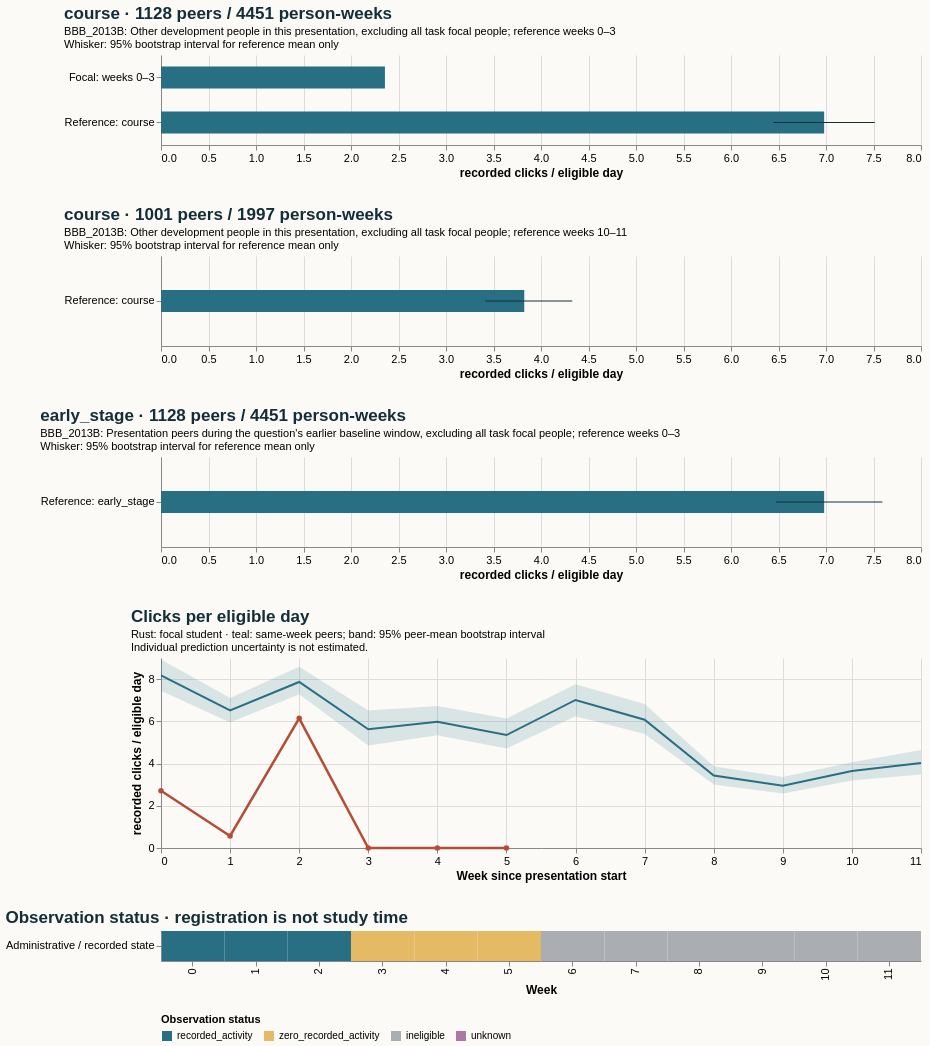

Express this chart as Vega-Lite.
### Vega-Lite specification from a JSON file in a GitHub repository (floating-point values rounded to 4 significant figures)
{"$schema": "https://vega.github.io/schema/vega-lite/v5.20.1.json", "config": {"axis": {"labelFontSize": 11, "titleFontSize": 12}, "background": "#fbfaf7", "font": "sans-serif", "title": {"anchor": "start", "color": "#142e38", "fontSize": 17, "subtitleFontSize": 11}, "view": {"continuousHeight": 300, "continuousWidth": 300, "stroke": null}}, "datasets": {"data-26f28dbb2c2264a96dff7de63656f67b": [{"hi": null, "lo": null, "series": "Focal: weeks 10–11", "value": null}, {"hi": 4.329, "lo": 3.413, "series": "Reference: course", "value": 3.824}], "data-2b522b1915cf081c4224f9e942f35c6b": [{"eligible_days": 7.0, "end_day": 6, "logging_completeness": "unknown", "observation_status": "recorded_activity", "row": "Administrative / recorded state", "score_status": "withheld_release_time_unknown", "start_day": 0, "value": 2.714, "week": 0}, {"eligible_days": 7.0, "end_day": 13, "logging_completeness": "unknown", "observation_status": "recorded_activity", "row": "Administrative / recorded state", "score_status": "withheld_release_time_unknown", "start_day": 7, "value": 0.5714, "week": 1}, {"eligible_days": 7.0, "end_day": 20, "logging_completeness": "unknown", "observation_status": "recorded_activity", "row": "Administrative / recorded state", "score_status": "withheld_release_time_unknown", "start_day": 14, "value": 6.143, "week": 2}, {"eligible_days": 7.0, "end_day": 27, "logging_completeness": "unknown", "observation_status": "zero_recorded_activity", "row": "Administrative / recorded state", "score_status": "withheld_release_time_unknown", "start_day": 21, "value": 0.0, "week": 3}, {"eligible_days": 7.0, "end_day": 34, "logging_completeness": "unknown", "observation_status": "zero_recorded_activity", "row": "Administrative / recorded state", "score_status": "withheld_release_time_unknown", "start_day": 28, "value": 0.0, "week": 4}, {"eligible_days": 3.0, "end_day": 41, "logging_completeness": "unknown", "observation_status": "zero_recorded_activity", "row": "Administrative / recorded state", "score_status": "withheld_release_time_unknown", "start_day": 35, "value": 0.0, "week": 5}, {"eligible_days": 0.0, "end_day": 48, "logging_completeness": "unknown", "observation_status": "ineligible", "row": "Administrative / recorded state", "score_status": "withheld_release_time_unknown", "start_day": 42, "value": null, "week": 6}, {"eligible_days": 0.0, "end_day": 55, "logging_completeness": "unknown", "observation_status": "ineligible", "row": "Administrative / recorded state", "score_status": "withheld_release_time_unknown", "start_day": 49, "value": null, "week": 7}, {"eligible_days": 0.0, "end_day": 62, "logging_completeness": "unknown", "observation_status": "ineligible", "row": "Administrative / recorded state", "score_status": "withheld_release_time_unknown", "start_day": 56, "value": null, "week": 8}, {"eligible_days": 0.0, "end_day": 69, "logging_completeness": "unknown", "observation_status": "ineligible", "row": "Administrative / recorded state", "score_status": "withheld_release_time_unknown", "start_day": 63, "value": null, "week": 9}, {"eligible_days": 0.0, "end_day": 76, "logging_completeness": "unknown", "observation_status": "ineligible", "row": "Administrative / recorded state", "score_status": "withheld_release_time_unknown", "start_day": 70, "value": null, "week": 10}, {"eligible_days": 0.0, "end_day": 83, "logging_completeness": "unknown", "observation_status": "ineligible", "row": "Administrative / recorded state", "score_status": "withheld_release_time_unknown", "start_day": 77, "value": null, "week": 11}], "data-4fadc8296e8b8443be69a2bcdce5f16e": [{"end_day": 6, "focal_value": 2.714, "peer_ci_high": 8.93, "peer_ci_low": 7.445, "peer_mean": 8.174, "peer_observations": 1127, "peer_people": 1127, "reference": "course", "unit": "recorded clicks / eligible day", "week": 0}, {"end_day": 13, "focal_value": 0.5714, "peer_ci_high": 7.11, "peer_ci_low": 5.948, "peer_mean": 6.521, "peer_observations": 1121, "peer_people": 1121, "reference": "course", "unit": "recorded clicks / eligible day", "week": 1}, {"end_day": 20, "focal_value": 6.143, "peer_ci_high": 8.584, "peer_ci_low": 7.28, "peer_mean": 7.865, "peer_observations": 1105, "peer_people": 1105, "reference": "course", "unit": "recorded clicks / eligible day", "week": 2}, {"end_day": 27, "focal_value": 0.0, "peer_ci_high": 6.516, "peer_ci_low": 4.853, "peer_mean": 5.625, "peer_observations": 1098, "peer_people": 1098, "reference": "course", "unit": "recorded clicks / eligible day", "week": 3}, {"end_day": 34, "focal_value": 0.0, "peer_ci_high": 6.727, "peer_ci_low": 5.34, "peer_mean": 5.982, "peer_observations": 1065, "peer_people": 1065, "reference": "course", "unit": "recorded clicks / eligible day", "week": 4}, {"end_day": 41, "focal_value": 0.0, "peer_ci_high": 6.136, "peer_ci_low": 4.709, "peer_mean": 5.35, "peer_observations": 1058, "peer_people": 1058, "reference": "course", "unit": "recorded clicks / eligible day", "week": 5}, {"end_day": 48, "focal_value": null, "peer_ci_high": 7.751, "peer_ci_low": 6.247, "peer_mean": 7.012, "peer_observations": 1050, "peer_people": 1050, "reference": "course", "unit": "recorded clicks / eligible day", "week": 6}, {"end_day": 55, "focal_value": null, "peer_ci_high": 6.818, "peer_ci_low": 5.399, "peer_mean": 6.076, "peer_observations": 1034, "peer_people": 1034, "reference": "course", "unit": "recorded clicks / eligible day", "week": 7}, {"end_day": 62, "focal_value": null, "peer_ci_high": 3.871, "peer_ci_low": 3.003, "peer_mean": 3.431, "peer_observations": 1024, "peer_people": 1024, "reference": "course", "unit": "recorded clicks / eligible day", "week": 8}, {"end_day": 69, "focal_value": null, "peer_ci_high": 3.368, "peer_ci_low": 2.582, "peer_mean": 2.953, "peer_observations": 1007, "peer_people": 1007, "reference": "course", "unit": "recorded clicks / eligible day", "week": 9}, {"end_day": 76, "focal_value": null, "peer_ci_high": 4.058, "peer_ci_low": 3.193, "peer_mean": 3.642, "peer_observations": 1001, "peer_people": 1001, "reference": "course", "unit": "recorded clicks / eligible day", "week": 10}, {"end_day": 83, "focal_value": null, "peer_ci_high": 4.643, "peer_ci_low": 3.483, "peer_mean": 4.025, "peer_observations": 996, "peer_people": 996, "reference": "course", "unit": "recorded clicks / eligible day", "week": 11}], "data-5beb355743f0206198a765fd6017b4d4": [{"hi": null, "lo": null, "series": "Focal: weeks 10–11", "value": null}, {"hi": 7.593, "lo": 6.475, "series": "Reference: early_stage", "value": 6.98}], "data-d02f4c60ee19c422d9529f4fce6e6d70": [{"hi": null, "lo": null, "series": "Focal: weeks 0–3", "value": 2.357}, {"hi": 7.513, "lo": 6.449, "series": "Reference: course", "value": 6.98}]}, "resolve": {"scale": {"color": "independent"}}, "spacing": 28, "vconcat": [{"data": {"name": "data-d02f4c60ee19c422d9529f4fce6e6d70"}, "height": 90, "layer": [{"encoding": {"x": {"field": "value", "scale": {"domain": [0, 7.973], "zero": true}, "title": "recorded clicks / eligible day", "type": "quantitative"}, "y": {"field": "series", "sort": null, "title": null, "type": "nominal"}}, "mark": {"color": "#286f83", "size": 22, "type": "bar"}}, {"encoding": {"x": {"field": "lo", "type": "quantitative"}, "x2": {"field": "hi"}, "y": {"field": "series", "sort": null, "title": null, "type": "nominal"}}, "mark": {"color": "#142e38", "type": "rule"}}], "title": {"subtitle": ["BBB_2013B: Other development people in this presentation, excluding all task focal people; reference weeks 0–3", "Whisker: 95% bootstrap interval for reference mean only"], "text": "course · 1128 peers / 4451 person-weeks"}, "width": 760}, {"data": {"name": "data-26f28dbb2c2264a96dff7de63656f67b"}, "height": 90, "layer": [{"encoding": {"x": {"field": "value", "scale": {"domain": [0, 7.973], "zero": true}, "title": "recorded clicks / eligible day", "type": "quantitative"}, "y": {"field": "series", "sort": null, "title": null, "type": "nominal"}}, "mark": {"color": "#286f83", "size": 22, "type": "bar"}}, {"encoding": {"x": {"field": "lo", "type": "quantitative"}, "x2": {"field": "hi"}, "y": {"field": "series", "sort": null, "title": null, "type": "nominal"}}, "mark": {"color": "#142e38", "type": "rule"}}], "title": {"subtitle": ["BBB_2013B: Other development people in this presentation, excluding all task focal people; reference weeks 10–11", "Whisker: 95% bootstrap interval for reference mean only"], "text": "course · 1001 peers / 1997 person-weeks"}, "width": 760}, {"data": {"name": "data-5beb355743f0206198a765fd6017b4d4"}, "height": 90, "layer": [{"encoding": {"x": {"field": "value", "scale": {"domain": [0, 7.973], "zero": true}, "title": "recorded clicks / eligible day", "type": "quantitative"}, "y": {"field": "series", "sort": null, "title": null, "type": "nominal"}}, "mark": {"color": "#286f83", "size": 22, "type": "bar"}}, {"encoding": {"x": {"field": "lo", "type": "quantitative"}, "x2": {"field": "hi"}, "y": {"field": "series", "sort": null, "title": null, "type": "nominal"}}, "mark": {"color": "#142e38", "type": "rule"}}], "title": {"subtitle": ["BBB_2013B: Presentation peers during the question's earlier baseline window, excluding all task focal people; reference weeks 0–3", "Whisker: 95% bootstrap interval for reference mean only"], "text": "early_stage · 1128 peers / 4451 person-weeks"}, "width": 760}, {"data": {"name": "data-4fadc8296e8b8443be69a2bcdce5f16e"}, "height": 190, "layer": [{"encoding": {"x": {"axis": {"tickMinStep": 1}, "field": "week", "title": "Week since presentation start", "type": "quantitative"}, "y": {"field": "peer_ci_low", "scale": {"zero": true}, "title": "recorded clicks / eligible day", "type": "quantitative"}, "y2": {"field": "peer_ci_high"}}, "mark": {"color": "#286f83", "opacity": 0.16, "type": "area"}}, {"encoding": {"tooltip": [{"field": "week", "type": "quantitative"}, {"field": "peer_mean", "type": "quantitative"}, {"field": "peer_people", "type": "quantitative"}, {"field": "peer_observations", "type": "quantitative"}], "x": {"field": "week", "type": "quantitative"}, "y": {"field": "peer_mean", "type": "quantitative"}}, "mark": {"color": "#286f83", "strokeWidth": 2, "type": "line"}}, {"encoding": {"tooltip": [{"field": "week", "type": "quantitative"}, {"field": "focal_value", "type": "quantitative"}], "x": {"field": "week", "type": "quantitative"}, "y": {"field": "focal_value", "type": "quantitative"}}, "mark": {"color": "#b64c35", "point": {"color": "#b64c35"}, "strokeWidth": 2.5, "type": "line"}}], "title": {"subtitle": ["Rust: focal student · teal: same-week peers; band: 95% peer-mean bootstrap interval", "Individual prediction uncertainty is not estimated."], "text": "Clicks per eligible day"}, "width": 760}, {"data": {"name": "data-2b522b1915cf081c4224f9e942f35c6b"}, "encoding": {"color": {"field": "observation_status", "legend": {"labelLimit": 260, "orient": "bottom"}, "scale": {"domain": ["recorded_activity", "zero_recorded_activity", "ineligible", "unknown"], "range": ["#286f83", "#e4bb64", "#aaaeb3", "#ac78a5"]}, "title": "Observation status", "type": "nominal"}, "tooltip": [{"field": "week", "type": "quantitative"}, {"field": "eligible_days", "type": "quantitative"}, {"field": "observation_status", "type": "nominal"}, {"field": "logging_completeness", "type": "nominal"}], "x": {"field": "week", "title": "Week", "type": "ordinal"}, "y": {"field": "row", "title": null, "type": "nominal"}}, "height": 30, "mark": {"type": "rect"}, "title": "Observation status · registration is not study time", "width": 760}]}
